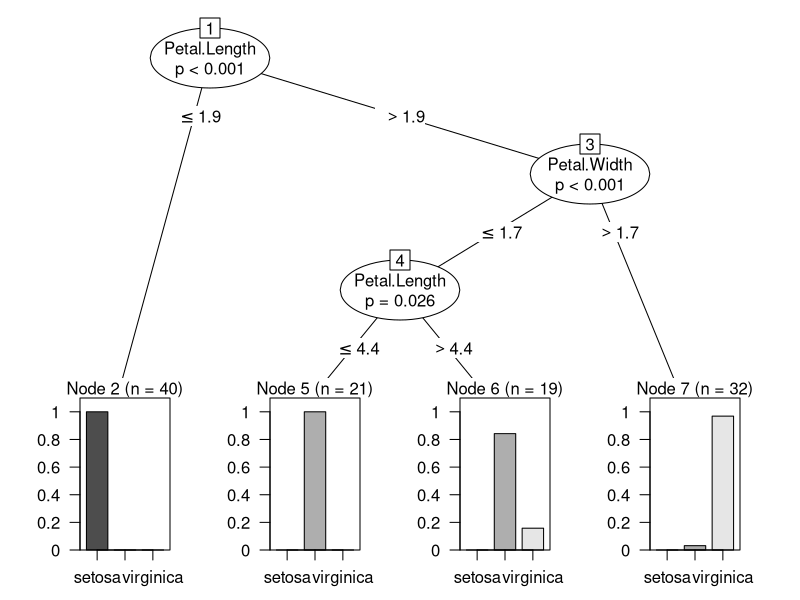
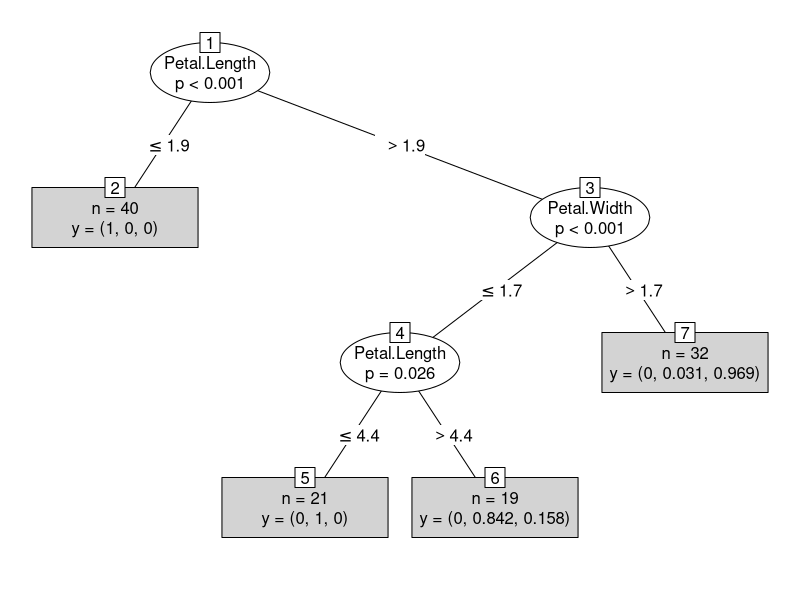
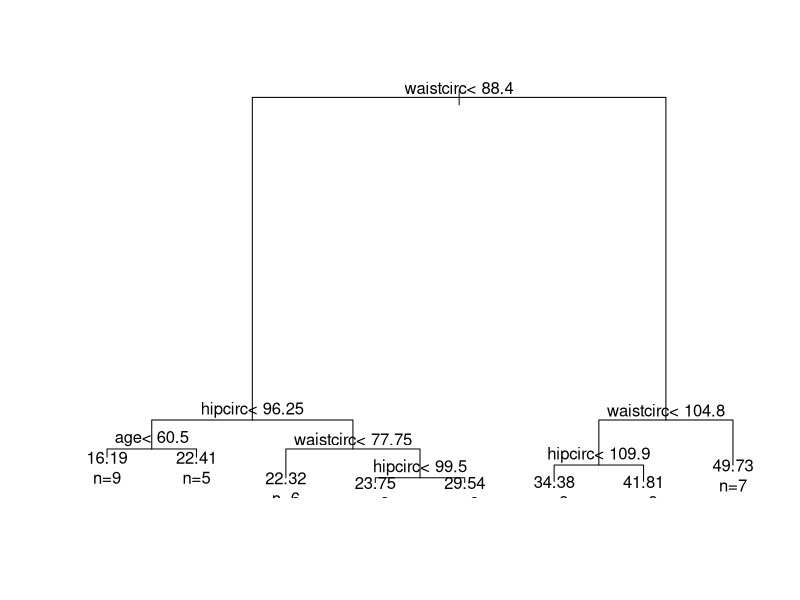
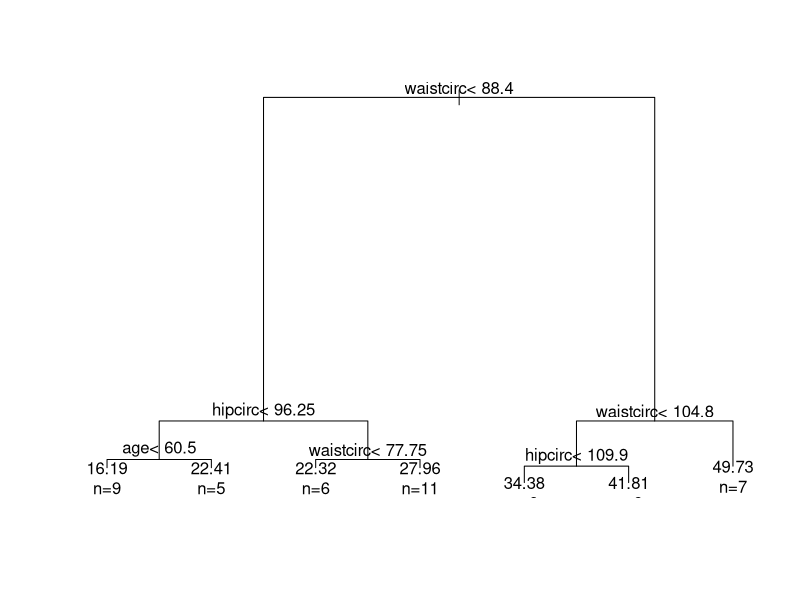
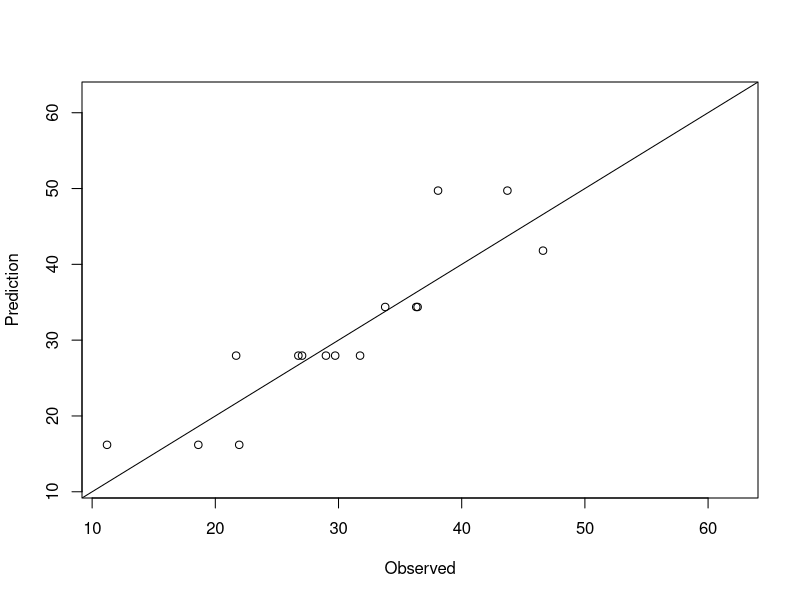

Write the R code that produced these figures, in order.
###Index
##sampling data 
#Build a ctree

# Reference Material For theory 
# https://www.analyticsvidhya.com/blog/2016/04/complete-tutorial-tree-based-modeling-scratch-in-python/

#sampling iris data 
str(iris)
## 'data.frame': 150 obs. of 5 variables:
## $ Sepal.Length: num 5.1 4.9 4.7 4.6 5 5.4 4.6 5 4.4 4.9 ...
## $ Sepal.Width : num 3.5 3 3.2 3.1 3.6 3.9 3.4 3.4 2.9 3.1...
## $ Petal.Length: num 1.4 1.4 1.3 1.5 1.4 1.7 1.4 1.5 1.4 1...
## $ Petal.Width : num 0.2 0.2 0.2 0.2 0.2 0.4 0.3 0.2 0.2 0...
## $ Species : Factor w/ 3 levels "setosa","versicolor",....
# split data into two subsets: training (70%) and test (30%); set
# a fixed random seed to make results reproducible
set.seed(1234)
ind <- sample(2, nrow(iris), replace = TRUE, prob = c(0.7, 0.3))
train.data <- iris[ind == 1, ]
test.data <- iris[ind == 2, ]


#Build a ctree
#install.packages("party")
library(party)
myFormula <- Species ~ Sepal.Length + Sepal.Width + Petal.Length + Petal.Width
iris_ctree <- ctree(myFormula, data = train.data)
# check the prediction
table(predict(iris_ctree), train.data$Species)
print(iris_ctree)
plot(iris_ctree)
plot(iris_ctree, type = "simple")


#predection
#predict on test data
testPred <- predict(iris_ctree, newdata = test.data)
table(testPred, test.data$Species)

#The bodyfat Dataset
data("bodyfat", package = "TH.data")
dim(bodyfat)
## [1] 71 10
# str(bodyfat)
head(bodyfat, 5)


#Train a Decision Tree with Package rpart
# Dataset description 
# https://cran.r-project.org/web/packages/TH.data/TH.data.pdf
data("bodyfat", package = "TH.data")
dim(bodyfat)
## [1] 71 10
# str(bodyfat)
head(bodyfat, 5)


#Train a Decision Tree with Package rpart
#split into training and test subsets
set.seed(1234)
ind <- sample(2, nrow(bodyfat), replace=TRUE, prob=c(0.7, 0.3))
bodyfat.train <- bodyfat[ind==1,]
bodyfat.test <- bodyfat[ind==2,]
# train a decision tree
library(rpart)
myFormula <- DEXfat ~ age + waistcirc + hipcirc + elbowbreadth + kneebreadth
bodyfat_rpart <- rpart(myFormula, data = bodyfat.train,
                       control = rpart.control(minsplit = 10))
# print(bodyfat_rpart$cptable)
print(bodyfat_rpart)
plot(bodyfat_rpart)
text(bodyfat_rpart, use.n=T,offset = 0.5)



# select the tree with the minimum prediction error
opt <- which.min(bodyfat_rpart$cptable[, "xerror"])
cp <- bodyfat_rpart$cptable[opt, "CP"]
# prune tree
bodyfat_prune <- prune(bodyfat_rpart, cp = cp)
# plot tree
plot(bodyfat_prune)
text(bodyfat_prune, use.n = T)


#Model Evaluation
DEXfat_pred <- predict(bodyfat_prune, newdata = bodyfat.test)
xlim <- range(bodyfat$DEXfat)
plot(DEXfat_pred ~ DEXfat, data = bodyfat.test, xlab = "Observed",
     ylab = "Prediction", ylim = xlim, xlim = xlim)
abline(a = 0, b = 1)
